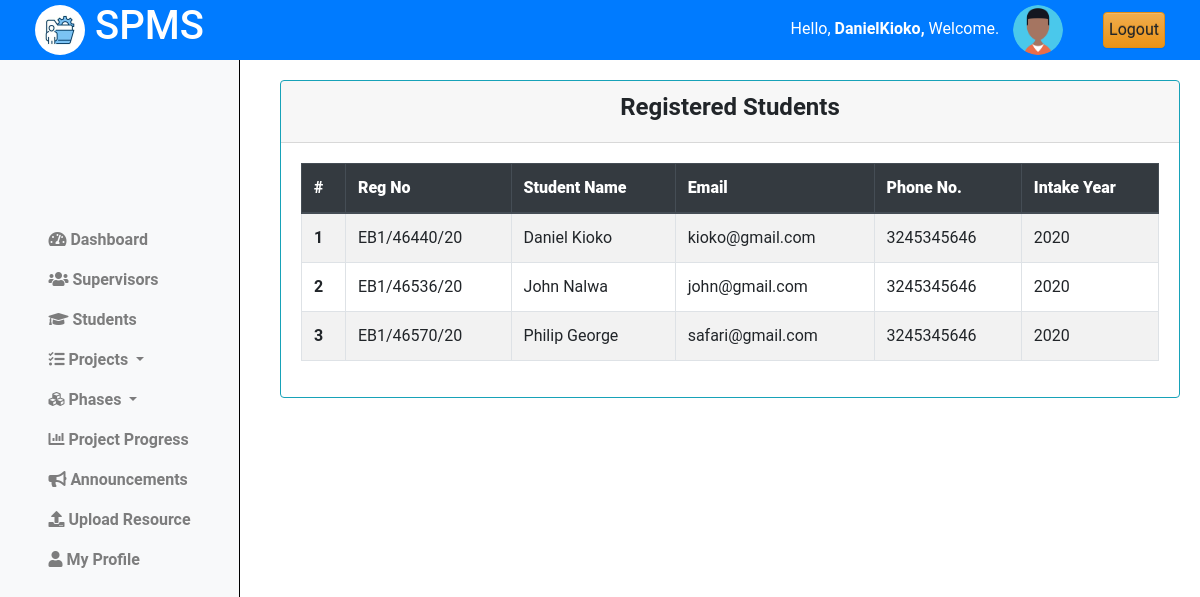
/registered_students/ (signed in), run on an earlier commit of the app's database.
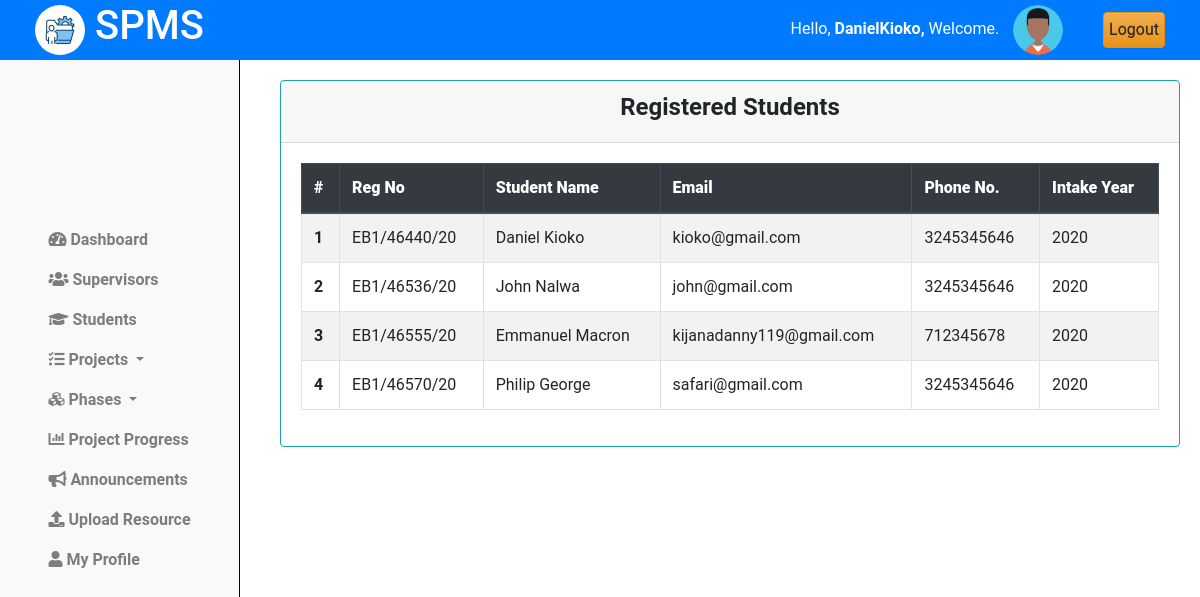
And on a later commit of the database.
### projectsApp/models.py (models this page shows, shortened)
class Student(models.Model):
    regno = models.CharField(max_length=255, unique=True)
    email = models.EmailField(max_length=255, unique=True)
    name = models.CharField(max_length=255)
    phone_number = models.IntegerField(null=True, blank=True)
    intake_year = models.PositiveSmallIntegerField(default=2024)
    password = models.CharField(max_length=128, null=False, blank=False)
    user_id = models.AutoField(primary_key=True)
    last_login = models.DateTimeField(blank=True, null=True)
    USERNAME_FIELD = 'email'
    REQUIRED_FIELDS = ['regno', 'name', 'phone_number']
    class Meta:
        db_table = "students"

### projectsApp/AccessControl.py (the view)
    @login_required
    def wrapper(request, *args, **kwargs):
        if not isinstance(request.user, Coordinator):
            return redirect('cordinator_login')
        return function(request, *args, **kwargs)

### projectsApp/AccessControl.py (called while the page is built)
def coordinator_required(function):
    @login_required
    def wrapper(request, *args, **kwargs):
        if not isinstance(request.user, Coordinator):
            return redirect('cordinator_login')
        return function(request, *args, **kwargs)
    return wrapper

### projectsApp/views.py (called while the page is built)
@coordinator_required
def reg_students(request):
    students = Student.objects.all().order_by('regno')
    context = {'students':students}
    return render(request, 'cordinator/students.html', context)

### projectsApp/templates/cordinator/students.html
{% extends 'base_cord.html' %}
{% load static %}
{% block content %}
{% include 'column1_cord.html' %}
<div class="content">
    <div class="container-fluid">
        <div class="row">
            <div class="card border-info">
                <div class="card-header text-center">
                    <h4><b>Registered Students</b></h4>
                </div>
                <div class="card-body">
                    <table class="table table-bordered table-hover  table-striped border-info">
                        <thead class="thead-dark">
                            <tr>
                                <th scope="col"><b>#</b></b></th>
                                <th scope="col"><b>Reg No</b></th>
                                <th scope="col"><b>Student Name</b></th>
                                <th scope="col"><b>Email</b></th>
                                <th scope="col"><b>Phone No.</b></th>
                                <th scope="col"><b>Intake Year</b></th>
                            </tr>
                        </thead>
                        <tbody>
                            {% for student in students %}
                                <tr>
                                    <th scope="row">{{forloop.counter}}</th>
                                    <td>{{student.regno|upper }}</td>
                                    <td>{{student.name|title}}</td>
                                    <td>{{student.email}}</td>
                                    <td>{{student.phone_number}}</td>
                                    <td>{{student.intake_year}}</td>
                                </tr>
                            {% endfor %}
                        </tbody>
                    </table>
                </div>
            </div>
        </div>
    </div>
</div>
<link rel="stylesheet" href="{% static 'css/mystudents.css' %}">
{% endblock %}

What changed in the data, as far as the page shows it:
added Student: regno "EB1/46555/20", name "Emmanuel Macron", email "kijanadanny119@gmail.com", phone_number "712345678", intake_year "2020"
